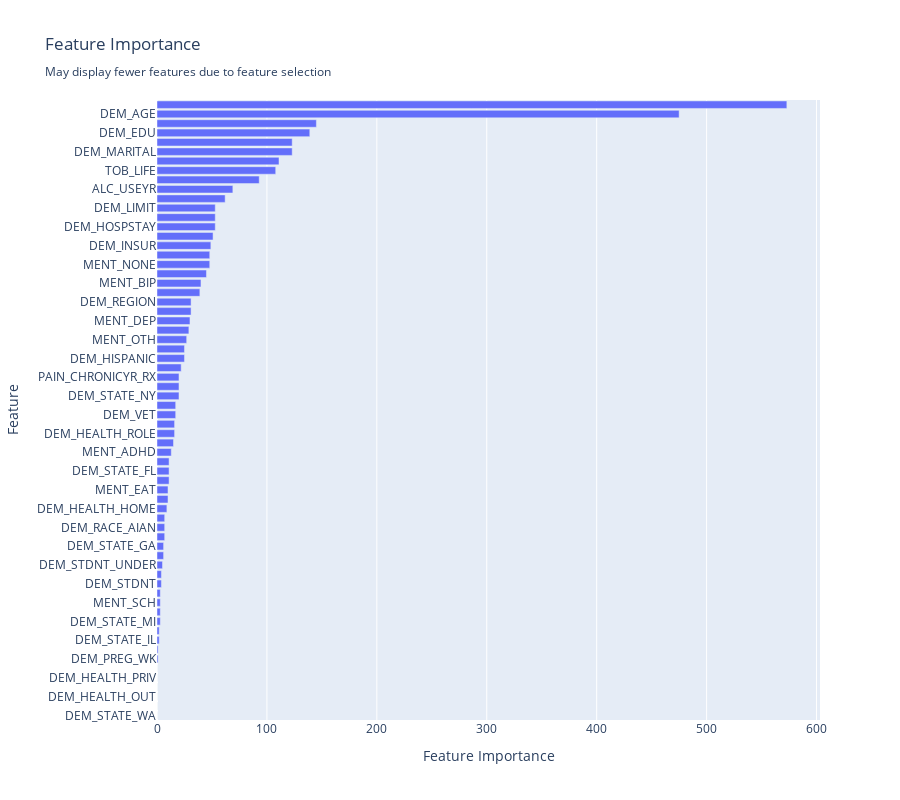

Notebook cell for this chart:
### Code cell
best_pipeline.graph_feature_importance()

### Figure 1 — Plotly figure (JSON) as saved in the notebook; plotly's stock layout.template omitted (floating-point values rounded to 4 significant figures)
{"data": [{"orientation": "h", "type": "bar", "x": [0, 0, 0, 0, 0, 0, 1, 1, 2, 2, 3, 3, 3, 3, 4, 4, 5, 6, 6, 7, 7, 7, 9, 10, 10, 11, 11, 11, 13, 15, 16, 16, 17, 17, 20, 20, 20, 22, 25, 25, 27, 29, 30, 31, 31, 39, 40, 45, 48, 48, 49, 51, 53, 53, 53, 62, 69, 93, 108, 111, 123, 123, 139, 145, 475, 573], "y": ["DEM_STATE_WA", "DEM_HEALTH_OTH", "DEM_HEALTH_OUT", "DEM_HEALTH_PRE", "DEM_HEALTH_PRIV", "DEM_RACE_NHPI", "DEM_PREG_WK", "DEM_PREG", "DEM_STATE_IL", "DEM_HEALTH", "DEM_STATE_MI", "DEM_RACE_ASIAN", "MENT_SCH", "MENT_PPD", "DEM_STDNT", "DEM_RACE_OTH", "DEM_STDNT_UNDER", "DEM_STATE_OH", "DEM_STATE_GA", "DEM_STATE_CA", "DEM_RACE_AIAN", "MENT_OCD", "DEM_HEALTH_HOME", "DEM_STATE_TX", "MENT_EAT", "DEM_STATE_PA", "DEM_STATE_FL", "MENT_AUT", "MENT_ADHD", "MENT_PTSD", "DEM_HEALTH_ROLE", "DEM_STDNT_PROGRAM", "DEM_VET", "DEM_RACE_WHITE", "DEM_STATE_NY", "DEM_HEALTH_HOS", "PAIN_CHRONICYR_RX", "DEM_RACE_BLACK", "DEM_HISPANIC", "PAIN_ACUTEYR_DOC", "MENT_OTH", "PAIN_ACUTEYR_RX", "MENT_DEP", "MENT_BPD", "DEM_REGION", "PAIN_CHRONICYR_DOC", "MENT_BIP", "CAN_TYPEYR_MED", "MENT_NONE", "PAIN_ACUTEYR", "DEM_INSUR", "MENT_ANYANX", "DEM_HOSPSTAY", "PAIN_CHRONICYR", "DEM_LIMIT", "DEM_EMPLOY", "ALC_USEYR", "DEM_GENDER", "TOB_LIFE", "DEM_GENHEALTH", "DEM_MARITAL", "DEM_INCOME", "DEM_EDU", "DEM_HOME", "DEM_AGE", "DEM_POSTAL"]}], "layout": {"height": 800, "title": {"text": "Feature Importance<br><sub>May display fewer features due to feature selection</sub>"}, "xaxis": {"title": {"text": "Feature Importance"}}, "yaxis": {"title": {"text": "Feature"}, "type": "category"}}}
